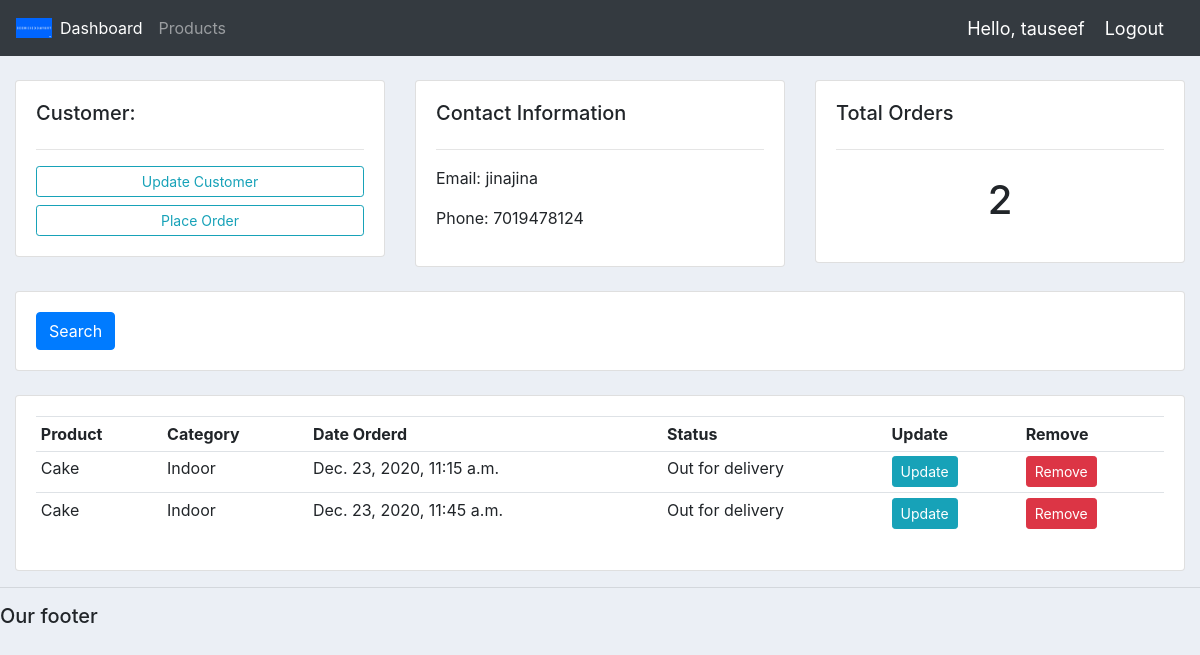
The app's page /customer/1/ (signed in) with its own data.
### accounts/models.py (models this page shows, shortened)
class Customer(models.Model):
	user = models.OneToOneField(User, null=True, blank=True, on_delete=models.CASCADE)
	name = models.CharField(max_length=200, null=True)
	phone = models.CharField(max_length=200, null=True)
	email = models.CharField(max_length=200, null=True)
	profile_pic = models.ImageField(default="profile1.png", null=True, blank=True)
	date_created = models.DateTimeField(auto_now_add=True, null=True)

class Order(models.Model):
	STATUS = (
			('Pending', 'Pending'),
			('Out for delivery', 'Out for delivery'),
			('Delivered', 'Delivered'),
			)
	customer = models.ForeignKey(Customer, null=True, on_delete= models.SET_NULL)
	product = models.ForeignKey(Product, null=True, on_delete= models.SET_NULL)
	date_created = models.DateTimeField(auto_now_add=True, null=True)
	status = models.CharField(max_length=200, null=True, choices=STATUS)

class Product(models.Model):
	CATEGORY = (
			('Indoor', 'Indoor'),
			('Out Door', 'Out Door'),
			)
	name = models.CharField(max_length=200, null=True)
	price = models.FloatField(null=True)
	category = models.CharField(max_length=200, null=True, choices=CATEGORY)
	description = models.CharField(max_length=200, null=True, blank=True)
	date_created = models.DateTimeField(auto_now_add=True, null=True)
	tags = models.ManyToManyField(Tag)
	def __str__(self):
		return self.name

### accounts/decorators.py (the view)
		def wrapper_func(request, *args, **kwargs):
			group = None
			if request.user.groups.exists():
				group = request.user.groups.all()[0].name
			if group in allowed_roles:
				return view_func(request, *args, **kwargs)
			else:
				return HttpResponse('You are not authorized to view this page')

### accounts/views.py (called while the page is built)
@login_required(login_url='login')
@allowed_users(allowed_roles=['admin'])
def customer(request, pk_test):
    customer = Customer.objects.get(id=pk_test)
    orders = customer.order_set.all()
    order_count = orders.count()
    context = {'customer': customer, 'orders': orders, 'order_count': order_count}
    return render(request, 'accounts/customer.html', context)

### accounts/templates/accounts/customer.html
{%  extends 'accounts/main.html' %}
{% block content %}
	<br>
<div class="row">
	<div class="col-md">
		<div class="card card-body">
			<h5>Customer:</h5>
			<hr>
			<a class="btn btn-outline-info  btn-sm btn-block" href="">Update Customer</a>
			<a class="btn btn-outline-info   btn-sm btn-block" href="{% url 'create_order' customer.id %}">Place Order</a>
		</div>
	</div>
	<div class="col-md">
		<div class="card card-body">
			<h5>Contact Information</h5>
			<hr>
			<p>Email: {{customer.email}}</p>
			<p>Phone: {{customer.phone}}</p>
		</div>
	</div>
	<div class="col-md">
		<div class="card card-body">
			<h5>Total Orders</h5>
			<hr>
			<h1 style="text-align: center;padding: 10px">{{order_count}}</h1>
		</div>
	</div>
</div>
<br>
<div class="row">
	<div class="col">
		<div class="card card-body">
			<form method="get">
		    <button class="btn btn-primary" type="submit">Search</button>
		  </form>
		</div>
	</div>
</div>
<br>
<div class="row">
	<div class="col-md">
		<div class="card card-body">
			<table class="table table-sm">
				<tr>
					<th>Product</th>
					<th>Category</th>
					<th>Date Orderd</th>
					<th>Status</th>
					<th>Update</th>
					<th>Remove</th>
				</tr>
				{% for order in orders %}
				<tr>
					<td>{{order.product}}</td>
					<td>{{order.product.category}}</td>
					<td>{{order.date_created}}</td>
					<td>{{order.status}}</td>
					<td><a class="btn btn-sm btn-info" href="">Update</a></td>
					<td><a class="btn btn-sm btn-danger" href="">Remove</a></td>
				</tr>
				{% endfor %}
			</table>
		</div>
	</div>
</div>
{% endblock %}

### accounts/templates/accounts/navbar.html (shortened to what this page needs)
{% load static %}
<nav class="navbar navbar-expand-lg navbar-dark bg-dark">
 <img src="{% static 'images/seek.png' %}" style="width:3vw;min-width:3px;">
  <div class="collapse navbar-collapse" id="navbarNav">
    <ul class="navbar-nav">
      {% if request.user.is_staff %}
      <li class="nav-item active">
        <a class="nav-link" href="{% url 'home' %}">Dashboard</a>
      </li>
      <li class="nav-item">
        <a class="nav-link" href="{% url 'products' %}">Products</a>
      </li>
      {% else %}
       <li class="nav-item">
        <a class="nav-link" href="{% url 'account' %}">Settings</a>
      </li>
      {% endif %}
    </ul>
  </div>
  <span class="hello-msg">Hello, {{request.user}}</span>
  <span ><a  class="hello-msg" href="{% url 'logout' %}">Logout</a></span>
</nav>

### static/css/main.css (style rules this page uses)
body { background-color: #ebeff5; }

### accounts/templates/accounts/navbar.html (style rules this page uses)
.hello-msg { font-size: 18px; color: #fff; margin-right: 20px; }

### records on screen
Customer: email "jinajina", phone "7019478124"
Order: product "Cake", product.category "Indoor", date_created "Dec. 23, 2020, 11:15 a.m.", status "Out for delivery"
Order: product "Cake", product.category "Indoor", date_created "Dec. 23, 2020, 11:45 a.m.", status "Out for delivery"

### other values on screen
{{ request.user }} "tauseef"
{{ order_count }} "2"
